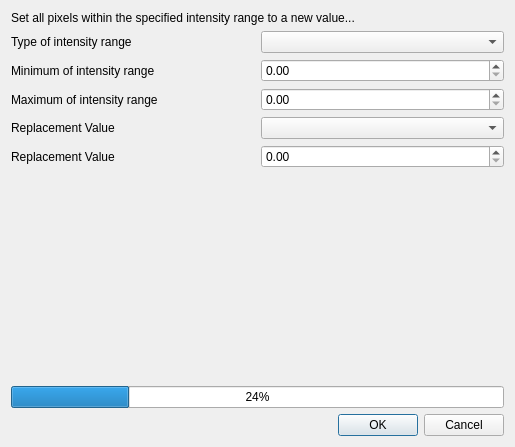
<?xml version="1.0" encoding="UTF-8"?>
<ui version="4.0">
 <class>QcepSetRangeOfImageDialog</class>
 <widget class="QDialog" name="QcepSetRangeOfImageDialog">
  <property name="geometry">
   <rect>
    <x>0</x>
    <y>0</y>
    <width>515</width>
    <height>447</height>
   </rect>
  </property>
  <property name="windowTitle">
   <string>Set Image Pixels within Range to...</string>
  </property>
  <layout class="QGridLayout" name="gridLayout">
   <item row="4" column="1">
    <widget class="QComboBox" name="m_OutputChoice"/>
   </item>
   <item row="4" column="0">
    <widget class="QLabel" name="label_5">
     <property name="text">
      <string>Replacement Value</string>
     </property>
    </widget>
   </item>
   <item row="8" column="0" colspan="2">
    <widget class="QDialogButtonBox" name="buttonBox">
     <property name="orientation">
      <enum>Qt::Horizontal</enum>
     </property>
     <property name="standardButtons">
      <set>QDialogButtonBox::Cancel|QDialogButtonBox::Ok</set>
     </property>
    </widget>
   </item>
   <item row="6" column="0" colspan="2">
    <spacer name="verticalSpacer">
     <property name="orientation">
      <enum>Qt::Vertical</enum>
     </property>
     <property name="sizeHint" stdset="0">
      <size>
       <width>20</width>
       <height>40</height>
      </size>
     </property>
    </spacer>
   </item>
   <item row="5" column="1">
    <widget class="QDoubleSpinBox" name="m_NewValue"/>
   </item>
   <item row="2" column="1">
    <widget class="QDoubleSpinBox" name="m_Minimum"/>
   </item>
   <item row="3" column="0">
    <widget class="QLabel" name="label_4">
     <property name="text">
      <string>Maximum of intensity range</string>
     </property>
    </widget>
   </item>
   <item row="0" column="0" colspan="2">
    <widget class="QLabel" name="label">
     <property name="text">
      <string>Set all pixels within the specified intensity range to a new value...</string>
     </property>
    </widget>
   </item>
   <item row="5" column="0">
    <widget class="QLabel" name="label_6">
     <property name="text">
      <string>Replacement Value</string>
     </property>
    </widget>
   </item>
   <item row="1" column="1">
    <widget class="QComboBox" name="m_RangeChoice"/>
   </item>
   <item row="1" column="0">
    <widget class="QLabel" name="label_2">
     <property name="text">
      <string>Type of intensity range</string>
     </property>
    </widget>
   </item>
   <item row="2" column="0">
    <widget class="QLabel" name="label_3">
     <property name="text">
      <string>Minimum of intensity range</string>
     </property>
    </widget>
   </item>
   <item row="3" column="1">
    <widget class="QDoubleSpinBox" name="m_Maximum"/>
   </item>
   <item row="7" column="0" colspan="2">
    <widget class="QProgressBar" name="m_ProgressIndicator">
     <property name="value">
      <number>24</number>
     </property>
    </widget>
   </item>
  </layout>
 </widget>
 <resources/>
 <connections>
  <connection>
   <sender>buttonBox</sender>
   <signal>accepted()</signal>
   <receiver>QcepSetRangeOfImageDialog</receiver>
   <slot>accept()</slot>
   <hints>
    <hint type="sourcelabel">
     <x>248</x>
     <y>254</y>
    </hint>
    <hint type="destinationlabel">
     <x>157</x>
     <y>274</y>
    </hint>
   </hints>
  </connection>
  <connection>
   <sender>buttonBox</sender>
   <signal>rejected()</signal>
   <receiver>QcepSetRangeOfImageDialog</receiver>
   <slot>reject()</slot>
   <hints>
    <hint type="sourcelabel">
     <x>316</x>
     <y>260</y>
    </hint>
    <hint type="destinationlabel">
     <x>286</x>
     <y>274</y>
    </hint>
   </hints>
  </connection>
 </connections>
</ui>
